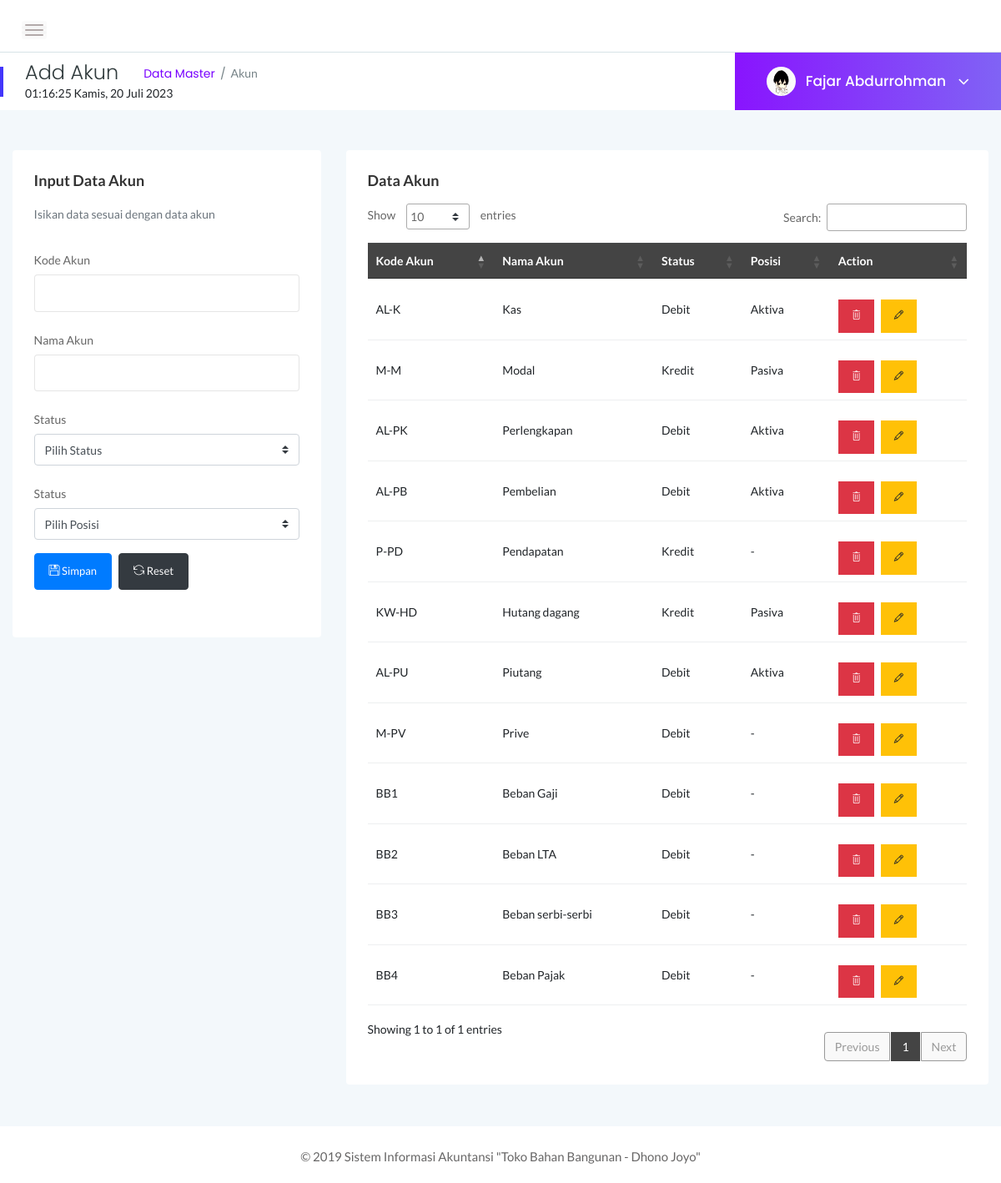
The page /akun.php (signed in) on the database its author committed.
### tables this page shows
CREATE TABLE `akun` (
  `id_akun` int(10) NOT NULL,
  `kode_akun` varchar(10) NOT NULL,
  `nama_akun` varchar(50) NOT NULL,
  `status` enum('Debit','Kredit') NOT NULL,
  `posisi` enum('Aktiva','Pasiva','-') NOT NULL,
  `laba_rugi` enum('N','T','B') NOT NULL,
  `pm` enum('0','1') NOT NULL
);

### akun.php (the view, shortened to what this page needs)
<?php include "header_navigation.php"; ?>
<div class="main-content">
    <div class="header-area">
        <div class="row align-items-center">
            <div class="col-md-6 col-sm-8 clearfix">
                <div class="nav-btn pull-left">
                    <span></span>
                    <span></span>
                    <span></span>
                </div>
            </div>
            <div class="col-md-6 col-sm-4 clearfix">
            </div>
        </div>
    </div>
    <div class="page-title-area">
        <div class="row align-items-center">
            <div class="col-sm-6">
                <div class="breadcrumbs-area clearfix">
                    <h4 class="page-title pull-left">Add Akun</h4>
                    <ul class="breadcrumbs pull-left">
                        <li><a href="akun.php">Data Master</a></li>
                        <li><span>Akun</span></li>
                    </ul>
                </div>
                <?php include "jam.php"; ?>
            </div>
            <?php include "author.php"; ?>
        </div>
    </div>
    <div class="main-content-inner">
        <div class="row">
            <div class="col-lg-4 col-ml-4">
                <div class="row">
                    <div class="col-12 mt-5">
                        <div class="card">
                            <div class="card-body">
                                <h4 class="header-title">Input data Akun</h4>
                                <p class="text-muted font-14 mb-4">Isikan data sesuai dengan data akun</p>
                                <form class="" action="simpan_akun.php" method="post">
                                    <div class="form-group">
                                        <label for="example-text-input" class="col-form-label">Kode Akun</label>
                                        <input class="form-control" required type="text" value="" id="kode_akun" name="kode_akun">
                                    </div>
                                    <div class="form-group">
                                        <label for="example-text input" class="col-form-label">Nama Akun</label>
                                        <input class="form-control" required type="text" value="" id="example-text-input" name="nama_akun">
                                    </div>
                                    <div class="form-group">
                                        <label class="col-form-label">Status</label>
                                        <select class="custom-select" required name="status">
                                            <option value="">Pilih Status</option>
                                        </select>
                                    </div>
                                    <div class="form-group">
                                        <label class="col-form-label">Status</label>
                                        <select class="custom-select" required name="posisi">
                                            <option value="">Pilih Posisi</option>
                                        </select>
                                    </div>
                                    <div class="form-group">
                                        <button type="submit" class="btn btn-primary mb-3"><i class="ti-save"></i> Simpan</button> &nbsp;
                                        <button type="reset" class="btn btn-dark mb-3"><i class="ti-reload"></i> Reset</button>
                                    </div>
                                </form>
                            </div>
                        </div>
                    </div>
                </div>
            </div>
            <div class="col-lg-8 col-ml-8">
                <div class="row">
                    <div class="col-12 mt-5">
                        <div class="card">
                            <div class="card-body">
                                <h4 class="header-title">Data Akun</h4>
                                <div class="data-tables datatable-dark">
                                    <table id="dataTable3" class="text-left table-hover table-sm" width="100%">
                                        <thead class="text-capitalize">
                                            <tr>
                                                <th>Kode Akun</th>
                                                <th>Nama Akun</th>
                                                <th>Status</th>
                                                <th>Posisi</th>
                                                <th>Action</th>
                                            </tr>
                                        </thead>
                                        <?php
                                        include "connection/connection.php";
                                        $result = mysqli_query($connect, "SELECT * FROM akun ");
                                        while ($row = mysqli_fetch_object($result)) {
                                            ?>
                                            <tbody>
                                                <tr>
                                                    <td><?= $row->kode_akun ?></td>
                                                    <td><?= $row->nama_akun ?></td>
                                                    <td><?= $row->status ?></td>
                                                    <td><?= $row->posisi ?></td>
                                                    <td>
                                                        <button type="submit" data-id="<?php echo $row->id_akun; ?>" class="btn btn-danger btn-flat btn-sm mt-3 open-AddBookDialog" data-toggle="modal" data-target="#exampleModalLong"><i class="ti-trash"></i> </button>
                                                        <a class="btn btn-warning btn-flat btn-sm mt-3" href="edit_akun.php?id=<?= $row->id_akun ?>"><i class="ti-pencil"></i></a>
                                                    </td>
                                                </tr>
                                            </tbody>
                                        <?php
                                    }
                                    ?>
                                    </table>
                                </div>
                            </div>
                        </div>
                    </div>
                </div>
            </div>
        </div>
    </div>
</div>
    </div>
<?php include "footer.php"; ?>

### header_navigation.php (shortened to what this page needs)
<!doctype html>
<html class="no-js" lang="en">
<head>
  <link rel="stylesheet" href="assets/css/bootstrap.min.css">
  <link rel="stylesheet" href="assets/css/font-awesome.min.css">
  <link rel="stylesheet" href="assets/css/themify-icons.css">
  <link rel="stylesheet" href="assets/css/metisMenu.css">
  <link rel="stylesheet" href="assets/css/owl.carousel.min.css">
  <link rel="stylesheet" href="assets/css/slicknav.min.css">
  <link rel="stylesheet" href="https://www.amcharts.com/lib/3/plugins/export/export.css" type="text/css" media="all" />
  <link rel="stylesheet" type="text/css" href="https://cdn.datatables.net/1.10.19/css/jquery.dataTables.css">
  <link rel="stylesheet" type="text/css" href="https://cdn.datatables.net/1.10.18/css/dataTables.bootstrap4.min.css">
  <link rel="stylesheet" type="text/css" href="https://cdn.datatables.net/responsive/2.2.3/css/responsive.bootstrap.min.css">
  <link rel="stylesheet" type="text/css" href="https://cdn.datatables.net/responsive/2.2.3/css/responsive.jqueryui.min.css">
  <link href="assets/css/bootstrap.css" rel="stylesheet">
  <link rel="stylesheet" href="assets/css/typography.css">
  <link rel="stylesheet" href="assets/css/default-css.css">
  <link rel="stylesheet" href="assets/css/styles.css">
  <link rel="stylesheet" href="assets/css/responsive.css">
</head>
<body>
  <div class="page-container">

### jam.php (shortened to what this page needs)
<center>
    <marquee direction="up" scrollamount="2" align="left" behavior="alternate" width="90%">
        <marquee direction="right">
            <body onload="tampilkanwaktu();setInterval('tampilkanwaktu()', 1000);">
                <span id="clock"></span>
                <?php
                $hari = date('l');
                if ($hari == "Sunday") {
                    echo "Minggu";
                } elseif ($hari == "Monday") {
                    echo "Senin";
                } elseif ($hari == "Tuesday") {
                    echo "Selasa";
                } elseif ($hari == "Wednesday") {
                    echo "Rabu";
                } elseif ($hari == "Thursday") {
                    echo ("Kamis");
                } elseif ($hari == "Friday") {
                    echo "Jum'at";
                } elseif ($hari == "Saturday") {
                    echo "Sabtu";
                }
                ?>,
                <?php
                $tgl = date('d');
                echo $tgl;
                $bulan = date('F');
                if ($bulan == "January") {
                    echo " Januari ";
                } elseif ($bulan == "February") {
                    echo " Februari ";
                } elseif ($bulan == "March") {
                    echo " Maret ";
                } elseif ($bulan == "April") {
                    echo " April ";
                } elseif ($bulan == "May") {
                    echo " Mei ";
                } elseif ($bulan == "June") {
                    echo " Juni ";
                } elseif ($bulan == "July") {
                    echo " Juli ";
                } elseif ($bulan == "August") {
                    echo " Agustus ";
                } elseif ($bulan == "September") {
                    echo " September ";
                } elseif ($bulan == "October") {
                    echo " Oktober ";
                } elseif ($bulan == "November") {
                    echo " November ";
                } elseif ($bulan == "December") {
                    echo " Desember ";
                }
                $tahun = date('Y');
                echo $tahun;
                ?>
        </marquee>
    </marquee>
</center>

### author.php (shortened to what this page needs)
<?php
$nama_user = $_SESSION['Nama'];
$foto = $_SESSION['foto'];
?>
<div class="col-sm-6 clearfix">
    <div class="user-profile pull-right">
        <img class="avatar user-thumb" src="assets/images/foto/<?= $foto; ?>" alt="profil">
        <h4 class="user-name dropdown-toggle" data-toggle="dropdown"> <?= $nama_user ?> <i class="fa fa-angle-down"></i></h4>
    </div>
</div>

### footer.php (shortened to what this page needs)
<footer>
    <div class="footer-area">
        <p>© 2019 Sistem Informasi Akuntansi "Toko Bahan Bangunan - Dhono Joyo"</p>
    </div>
</footer>
</body>
</html>

### rows shown on the page
akun: kode_akun "AL-K", nama_akun "Kas", status "Debit", posisi "Aktiva"
akun: kode_akun "M-M", nama_akun "Modal", status "Kredit", posisi "Pasiva"
akun: kode_akun "AL-PK", nama_akun "Perlengkapan", status "Debit", posisi "Aktiva"
akun: kode_akun "AL-PB", nama_akun "Pembelian", status "Debit", posisi "Aktiva"
akun: kode_akun "P-PD", nama_akun "Pendapatan", status "Kredit", posisi "-"
akun: kode_akun "KW-HD", nama_akun "Hutang dagang", status "Kredit", posisi "Pasiva"
akun: kode_akun "AL-PU", nama_akun "Piutang", status "Debit", posisi "Aktiva"
akun: kode_akun "M-PV", nama_akun "Prive", status "Debit", posisi "-"
akun: kode_akun "BB1", nama_akun "Beban Gaji", status "Debit", posisi "-"
akun: kode_akun "BB2", nama_akun "Beban LTA", status "Debit", posisi "-"
akun: kode_akun "BB3", nama_akun "Beban serbi-serbi", status "Debit", posisi "-"
akun: kode_akun "BB4", nama_akun "Beban Pajak", status "Debit", posisi "-"

### other values the page prints
$nama_user "Fajar Abdurrohman"
